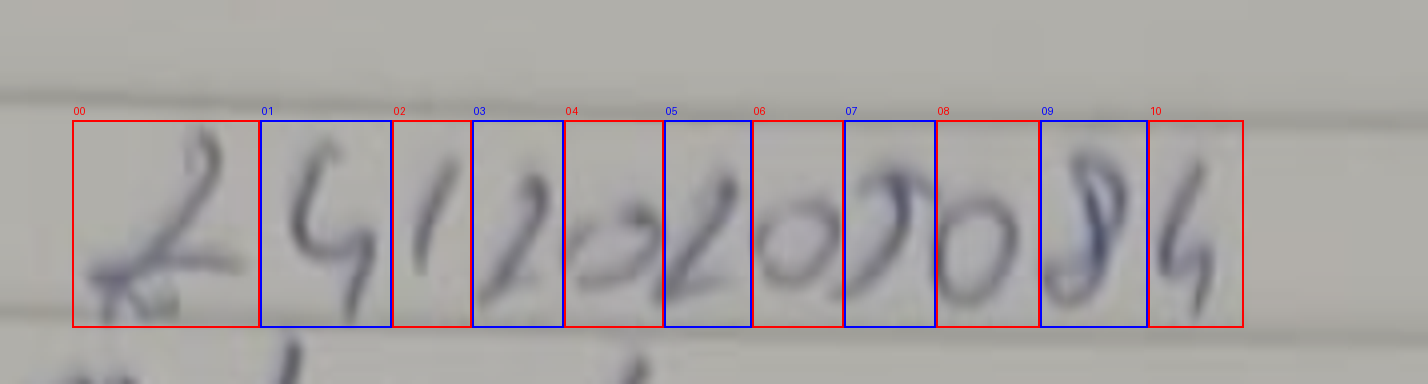
#> input picture handwritten/crop_preview.png, 1428 x 384 px, given in place of student_number.png, which was not available
$ python prepare_handwritten.py
#> lines starting #> are read from the running program, lines starting #| are printed output that depends on the picture; pictures that were not available may be replaced by others from this repository, and a replacement may not be noted
"""Bir fotoğrafı kayıtlı bölgelerden rakamlara ayırır; rakam üretmez veya yeniden çizmez."""
import argparse
import json
from pathlib import Path

from PIL import Image, ImageDraw, ImageOps


def main():
    parser = argparse.ArgumentParser(description="Kaydedilmiş koordinatlardan gerçek fotoğrafı rakamlara ayırır")
    parser.add_argument("--regions", type=Path, default=Path("handwritten/crops.json"))
    parser.add_argument("--output", type=Path, default=Path("handwritten/digits"))
    parser.add_argument("--preview", type=Path, default=Path("handwritten/crop_preview.png"))
    args = parser.parse_args()
    spec = json.loads(args.regions.read_text(encoding="utf-8"))
#> (reads handwritten/crops.json from the repository)
    source = Path(spec["source"])
    with Image.open(source) as image:
#> image is the input picture: PIL image 1428x384 RGB; mean R, G, B 167.2, 162.4, 162.6
        original = ImageOps.exif_transpose(image).convert("RGB")
    regions = spec["regions"]
    for region in regions:
        left, top, right, bottom = region
        if not (0 <= left < right <= original.width and 0 <= top < bottom <= original.height):
            parser.error(f"Görsel dışına taşan veya boş bölge: {region}")
    args.output.mkdir(parents=True, exist_ok=True)
    destinations = [args.output / f"{i:02d}.png" for i in range(len(regions))]
    if any(path.exists() for path in destinations):
        parser.error("Kırpılmış görseller mevcut. Yeni bir --output klasörü seçin.")
    scale = min(4, 1600 / max(original.size))
#> scale = 1.12
    preview = original.resize((round(original.width * scale), round(original.height * scale)))
    drawing = ImageDraw.Draw(preview)
    for index, (region, destination) in enumerate(zip(regions, destinations)):
        original.crop(tuple(region)).save(destination)
        left, top, right, bottom = [round(coordinate * scale) for coordinate in region]
        color = "red" if index % 2 == 0 else "blue"
        drawing.rectangle((left, top, right - 1, bottom - 1), outline=color, width=2)
        drawing.text((left + 2, top - 15), f"{index:02d}", fill=color)
#> this loop made 11 passes
#> (left, right) on passes 1 to 11: (20, 73), (73, 110), (110, 132), (132, 158), (158, 186), (186, 211), (211, 236), (236, 262), (262, 291), (291, 322), (322, 348)
#> pass 1, in main, `original.crop(tuple(region)).save(destination)`:
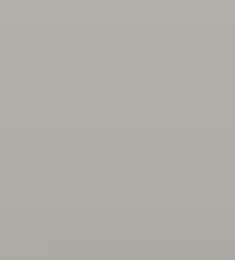
#> saved as 00.png: PIL image 47x52 RGB (shown 5 times larger); mean R, G, B 174.1, 173.1, 167.7
#> pass 2, in main, `original.crop(tuple(region)).save(destination)`:
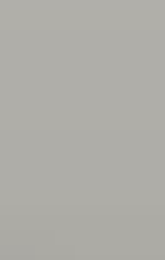
#> saved as 01.png: PIL image 33x52 RGB (shown 5 times larger); mean R, G, B 174.2, 173.2, 167.7
    args.preview.parent.mkdir(parents=True, exist_ok=True)
    preview.save(args.preview)
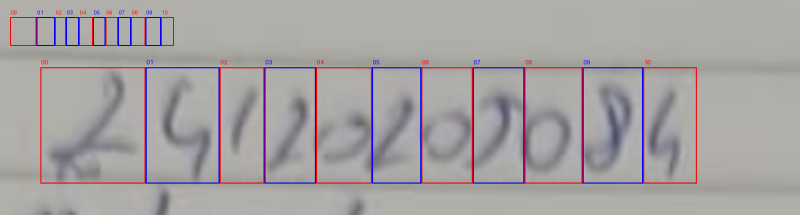
#> saved as crop_preview.png: PIL image 1600x430 RGB (shown at 1/2 size); mean R, G, B 167, 161.5, 162.3
    print(f"{len(regions)} rakam kırpıldı. Ön izleme: {args.preview}")


if __name__ == "__main__":
    main()
